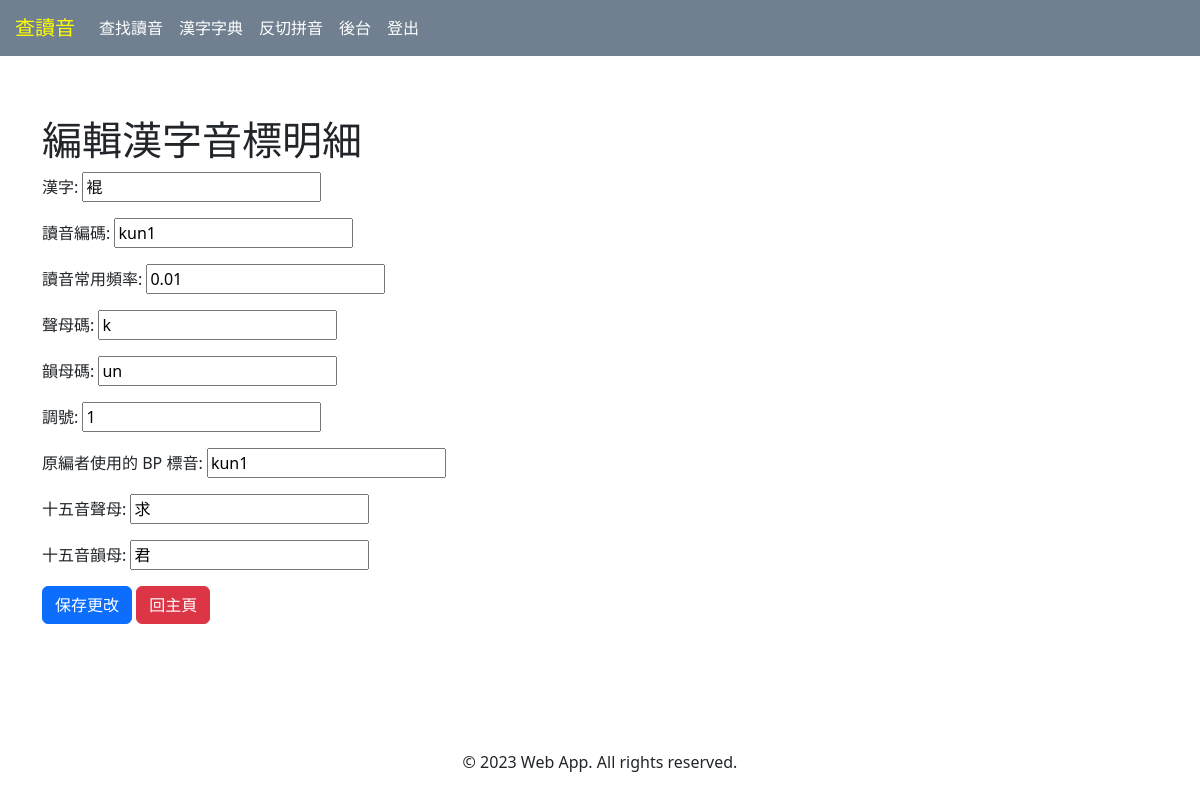
Screenshot of /han_ji_dict/10678/update/ with the database file from the repository.
### han_ji_dict/models.py (models this page shows, shortened)
class HanJi(models.Model):
    han_ji = models.CharField(max_length=2, default='')
    chu_im = models.CharField(max_length=10, default='')
    freq = models.FloatField(default=0.0)
    siann = models.CharField(max_length=2, default='')
    un = models.CharField(max_length=5, default='')
    tiau = models.IntegerField(default=0)
    old_chu_im = models.CharField(max_length=10, null=True)
    sni_siann = models.CharField(max_length=10, default='')
    sni_un = models.CharField(max_length=10, default='')

### han_ji_dict/views.py (the view)
# urls.py: path('<int:pk>/update/', views.HanJiUpdateView.as_view(), name='update'),
class HanJiUpdateView(UpdateView):
    model = HanJi
    form_class = HanJiForm
    template_name = 'han_ji_dict/update.html'
    success_url = reverse_lazy('han_ji_dict:home')

### han_ji_dict/forms.py
class HanJiForm(ModelForm):
    class Meta:
        model = HanJi
        fields = '__all__'
        labels = {
            'han_ji': '漢字',
            'chu_im': '讀音編碼',
            'freq': '讀音常用頻率',
            'siann': '聲母碼',
            'un': '韻母碼',
            'tiau': '調號',
            'old_chu_im': '原編者使用的 BP 標音',
            'sni_siann': '十五音聲母',
            'sni_un': '十五音韻母',
        }
    def __init__(self, *args, **kwargs):
        super().__init__(*args, **kwargs)
        self.fields['siann'].required = False
        self.fields['old_chu_im'].required = False
        self.fields['sni_siann'].required = False
        self.fields['sni_un'].required = False

### han_ji_dict/templates/han_ji_dict/update.html (shortened to what this page needs)
{% extends "han_ji_dict/base.html" %}
{% block han_ji_dict_content %}
<h1>編輯漢字音標明細</h1>
<form method="post">
  {{ form.as_p }}
  <button type="submit" class="btn btn-primary">保存更改</button>
  <a href="{% url 'han_ji_dict:home' %}" class="btn btn-danger">回主頁</a>
</form>
{% endblock %}

### static/css/site.css (style rules this page uses)
html { height: 100%; }
body { display: flex; flex-direction: column; min-height: 100%; }

### han_ji_dict/static/han_ji_dict/css/han_ji_dict.css (style rules this page uses)
body { background-color: white; }

### rows the page displays
HanJi: han_ji "裩", chu_im "kun1", freq "0.01", siann "k", un "un", tiau "1", old_chu_im "kun1", sni_siann "求", sni_un "君"
